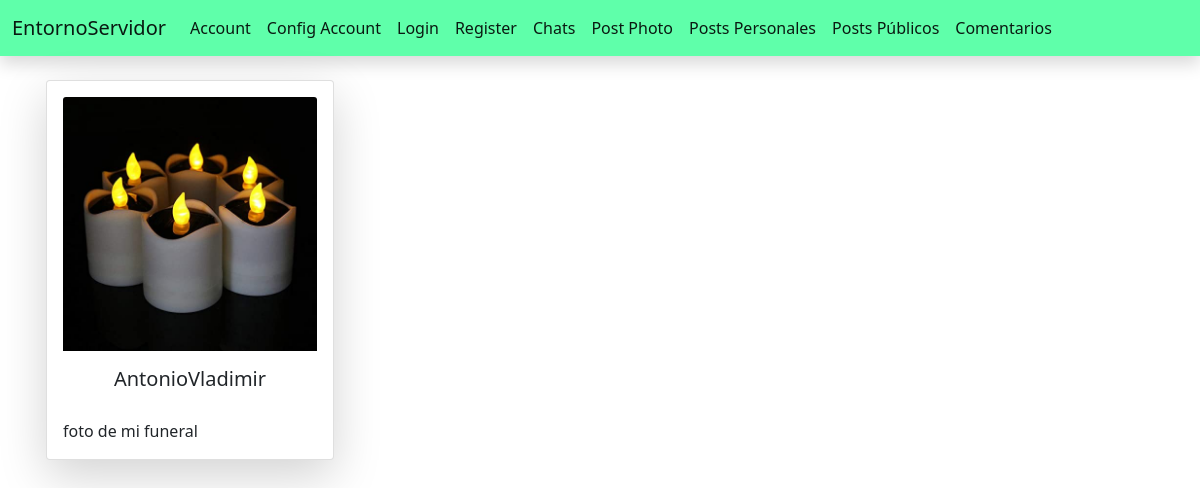
/posts/AntonioVladimir/1234/, run on the app's committed database.
### Posts/models.py (models this page shows, shortened)
class Foto(models.Model):
    class Meta:
        ordering = ['cat']
    foto = models.ImageField(upload_to='posts')
    descripcion = models.TextField(max_length=500, null=True)
    cat = models.CharField(max_length=12)
    username = models.ForeignKey('Cuentas.Cuentas', max_length=128,on_delete=models.CASCADE)
    comment_code = models.CharField(max_length=10, unique=True,primary_key=True)

### Posts/views.py (the view)
# urls.py: path('<str:user>/<int:id1>/', views.detail_postPersonal, name='detallepersonalPost'),
def detail_postPersonal(request,user,id1):
    try:
        post = Foto.objects.get(pk=id1)
        postUser = Foto.objects.select_related('username').get(username_id=user)
    except Foto.DoesNotExist:
        raise Http404("No existe en la base de datos")
    return render(request, 'Posts/personalPosts/personalPost.html', {'foto': post})

### templates/Posts/personalPosts/personalPost.html (shortened to what this page needs)
{% extends 'Base.html' %}
{% load static %}
{% block contentNav %}
    <div class="container">
        <div class="row ">
                <div class="card shadow-lg m-3 p-3" style="width: 18rem;">
                    <img class="card-img-top"  src="http://127.0.0.1:8000/media/{{ foto.foto }}">
                    <div class="card-body">
                        <h5 class="card-title text-center pb-1">{{ foto.username_id }}</h5>
                    </div>
                    <span class="center"> {{ foto.descripcion }}</span>
                </div>
        </div>
    </div>
{% endblock %}

### data on the page
Foto: foto (picture), username_id "AntonioVladimir", descripcion "foto de mi funeral"
